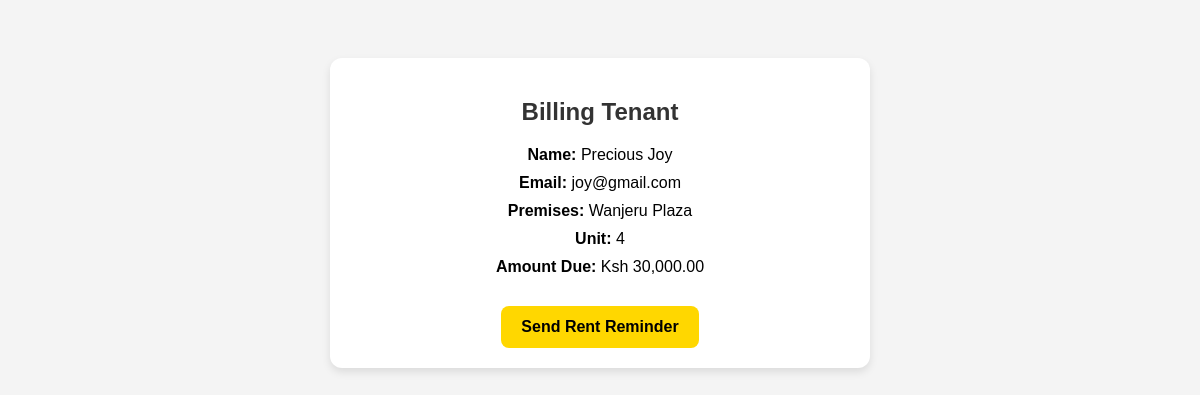
/bill_tenant.php?tenant_id=7, run on the app's committed database.
### tables this page shows
CREATE TABLE `tenants` (
  `id` int(11) NOT NULL,
  `owner_id` int(11) NOT NULL,
  `county` varchar(100) NOT NULL,
  `location` varchar(150) NOT NULL,
  `premises_name` varchar(150) NOT NULL,
  `full_name` varchar(150) NOT NULL,
  `age` int(11) NOT NULL,
  `email` varchar(150) NOT NULL,
  `phone` varchar(20) NOT NULL,
  `alt_phone` varchar(20) DEFAULT NULL,
  `unit_type` varchar(100) NOT NULL,
  `unit_number` varchar(50) NOT NULL,
  `amount_charged` decimal(10,2) NOT NULL,
  `created_at` timestamp NOT NULL DEFAULT current_timestamp()
);

### bill_tenant.php (the view, shortened to what this page needs)
<?php
$host = "localhost";
$user = "root";
$password = "";
$database = "housing";
$conn = new mysqli($host, $user, $password, $database);
$tenant_id = intval($_GET['tenant_id']);
$stmt = $conn->prepare("SELECT * FROM tenants WHERE id = ?");
$stmt->bind_param("i", $tenant_id);
$stmt->execute();
$result = $stmt->get_result();
$tenant = $result->fetch_assoc();
$to = $tenant['email'];
$subject = "Monthly Rent Reminder";
$body = "Dear " . $tenant['full_name'] . ",\n\n" .
        "This is a kind reminder from Zedah Realty to remit your monthly rent payment of Ksh " .
        number_format($tenant['amount_charged'], 2) .
        " for your unit " . $tenant['unit_number'] . " at " . $tenant['premises_name'] . ".\n\n" .
        "Thank you,\nZedah Realty";
$mail_link = "mailto:" . rawurlencode($to) .
             "?subject=" . rawurlencode($subject) .
             "&body=" . rawurlencode($body);
?>
<!DOCTYPE html>
<html lang="en">
<head>
</head>
<body>
  <div class="card">
    <h2>Billing Tenant</h2>
    <p><strong>Name:</strong> <?= htmlspecialchars($tenant['full_name']) ?></p>
    <p><strong>Email:</strong> <?= htmlspecialchars($tenant['email']) ?></p>
    <p><strong>Premises:</strong> <?= htmlspecialchars($tenant['premises_name']) ?></p>
    <p><strong>Unit:</strong> <?= htmlspecialchars($tenant['unit_number']) ?></p>
    <p><strong>Amount Due:</strong> Ksh <?= number_format($tenant['amount_charged'], 2) ?></p>
    <a class="button" href="<?= $mail_link ?>">Send Rent Reminder</a>
  </div>
</body>
</html>

### bill_tenant.php (style rules this page uses)
body { font-family: Arial, sans-serif; background: #f4f4f4; text-align: center; padding: 50px; }
.card { background: white; padding: 20px; border-radius: 12px; max-width: 500px; margin: auto; box-shadow: 0px 4px 8px rgba(0,0,0,0.1); }
h2 { color: #333; }
p { font-size: 16px; margin: 10px 0; }
a.button { display: inline-block; margin-top: 20px; padding: 12px 20px; background: gold; color: black; font-weight: bold; text-decoration: none; border-radius: 8px; }

### data on the page
tenants: full_name "Precious Joy", email "joy@gmail.com", premises_name "Wanjeru Plaza", unit_number "4", amount_charged "30,000.00"
